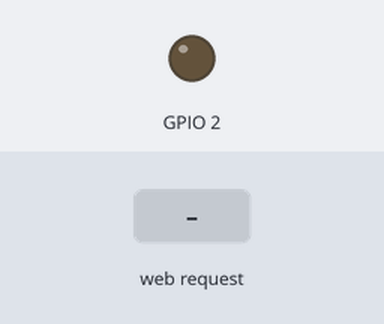
The sketch below on a simulated ESP8266 (NodeMCU). On the bench: output pins drawn as LEDs (lit = HIGH). The test bench sets the inputs (shaded band). WiFi joins after 1.5 s; servers stay silent unless stated; what the sketch prints to the serial monitor is not drawn.

Above: at 5.7 s.
5.8 s: HTTP request GET /OFF received
At 7.0 s:
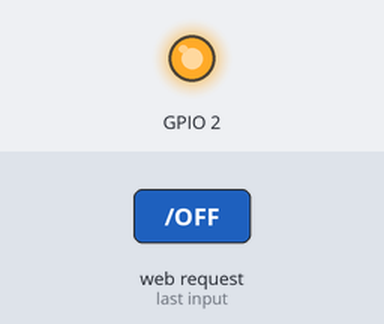
7.3 s: HTTP request GET /ON received
At 8.1 s:
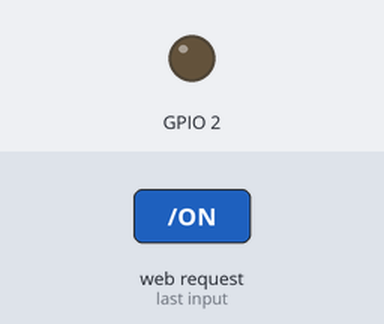
Timing chart, 0 to 10.3 s (numbered marks = the images above; inputs shaded):
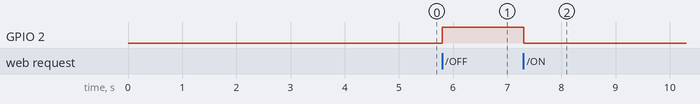

Measured:
- after the input at 5.8 s, GPIO 2: LOW → HIGH at once
- after the input at 7.3 s, GPIO 2: HIGH → LOW at once

The sketch:

TUNIOT__21592.ino
```cpp
#include <ESP8266WiFi.h>

String  i;
WiFiServer server(80);

void setup()
{

  i = "";

Serial.begin(9600);
pinMode(2, OUTPUT);
  WiFi.disconnect();
  delay(3000);
   WiFi.begin("ayush","ayush@75210");
  while ((!(WiFi.status() == WL_CONNECTED))){
    delay(300);
    Serial.print(".");

  }
  Serial.println("connected");
  Serial.println((WiFi.localIP().toString()));
  server.begin();

}


void loop()
{

    WiFiClient client = server.available();
    if (!client) { return; }
    while(!client.available()){  delay(1); }
    i = (client.readStringUntil('\r'));
    i.remove(0, 5);
    i.remove(i.length()-9,9);
    if (i == "ON") {
      digitalWrite(2,LOW);
      client.println("HTTP/1.1 200 OK");
      client.println("Content-Type: text/html");
      client.println("");
      client.println("<!DOCTYPE HTML>");
      client.println("<html>");
      client.println("led is on");
      client.println("</html>");
      client.stop();
      delay(1);

    }
    if (i == "OFF") {
      digitalWrite(2,HIGH);
      client.println("HTTP/1.1 200 OK");
      client.println("Content-Type: text/html");
      client.println("");
      client.println("<!DOCTYPE HTML>");
      client.println("<html>");
      client.println("led is off");
      client.println("</html>");
      client.stop();
      delay(1);

    }

}
```
